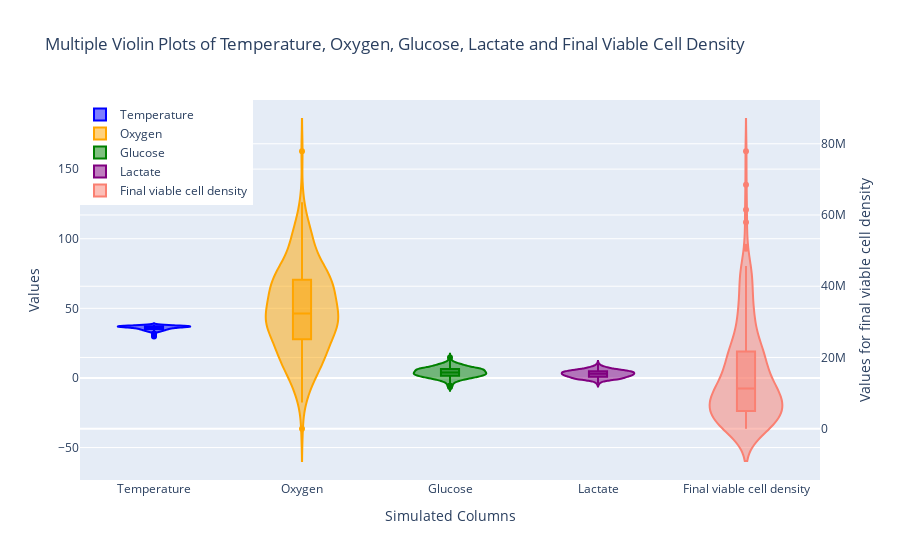

Source (notebook cell):
### Markdown cell above
## 3.4 Violin Plot

The Violin plot is hybrid of a box plot and a kernel density plot and it compares probability disributions between two variables (Wikipedia Violin Plot, 2020, Seaborn.pydata.org violinplot, n.d.). Computed using KDE, the curve's width indicates frequency in each section (Yi, 2021). Therefore, the Violin Plot shows both the summary statistics and each variable's density, unlike the box plot which only depicts the summary statistics (Carron, 2021). Therefore, violin plots offer a more detailed representation of the shape of the distribution. 

For multiple Violin Plots, plotly.express and plotly.graph_objects (Plotly.com Graph Objects, n.d.) were imported. Violin plots for multiple traces were generated according to Plotlygraphs (2019), R (2020), Plotly.com Violin (n.d.) and GeeksforGeeks (2021). Trace is a graph object in each plot's data (Plotly.com Traces, n.d.). 

Stack Overflow (2023), Paul (2011), Hashcode55 (2017), Matplotlib.org different scales (n.d.) and Ciortan (2019) were used for reference for multiple Violin Plots on different y-axes.

### Code cell
# create violin traces for each dataset on the first y-axis
tracetemp = go.Violin(y=templg, name='Temperature', box_visible=True, line_color='blue')
traceoxyg = go.Violin(y=oxygenn, name='Oxygen', box_visible=True, line_color='orange')
tracegluc = go.Violin(y=glucosen, name='Glucose', box_visible=True, line_color='green')
tracelact = go.Violin(y=lactaten, name='Lactate', box_visible=True, line_color='purple')

# create a violin trace for fvcde on the second y-axis
tracefvcde = go.Violin(y=fvcde, name='Final viable cell density', 
                       box_visible=True, line_color='salmon', yaxis='y2')

# create layout with two y-axes
layout = go.Layout(
    title='Multiple Violin Plots of Temperature, Oxygen, Glucose, Lactate and Final Viable Cell Density',
    xaxis=dict(title='Simulated Columns'),
    yaxis=dict(title='Values'),
    yaxis2=dict(title='Values for final viable cell density', overlaying='y', side='right'),
    legend=dict(x=0, y=1)
)

fig = go.Figure(data=[tracetemp, traceoxyg, tracegluc, tracelact, tracefvcde], layout=layout)
fig.show()

### Figure 1 — Plotly figure (JSON) as saved in the notebook; plotly's stock layout.template omitted (floating-point values rounded to 4 significant figures; data arrays with more than 128 entries replaced by an {"elided": "..."} marker saying what was removed)
{"data": [{"box": {"visible": true}, "line": {"color": "blue"}, "name": "Temperature", "type": "violin", "y": {"elided": "200 float values"}}, {"box": {"visible": true}, "line": {"color": "orange"}, "name": "Oxygen", "type": "violin", "y": {"elided": "200 float values"}}, {"box": {"visible": true}, "line": {"color": "green"}, "name": "Glucose", "type": "violin", "y": {"elided": "200 float values"}}, {"box": {"visible": true}, "line": {"color": "purple"}, "name": "Lactate", "type": "violin", "y": {"elided": "200 float values"}}, {"box": {"visible": true}, "line": {"color": "salmon"}, "name": "Final viable cell density", "type": "violin", "y": {"elided": "200 float values"}, "yaxis": "y2"}], "layout": {"legend": {"x": 0, "y": 1}, "title": {"text": "Multiple Violin Plots of Temperature, Oxygen, Glucose, Lactate and Final Viable Cell Density"}, "xaxis": {"title": {"text": "Simulated Columns"}}, "yaxis": {"title": {"text": "Values"}}, "yaxis2": {"overlaying": "y", "side": "right", "title": {"text": "Values for final viable cell density"}}}}
